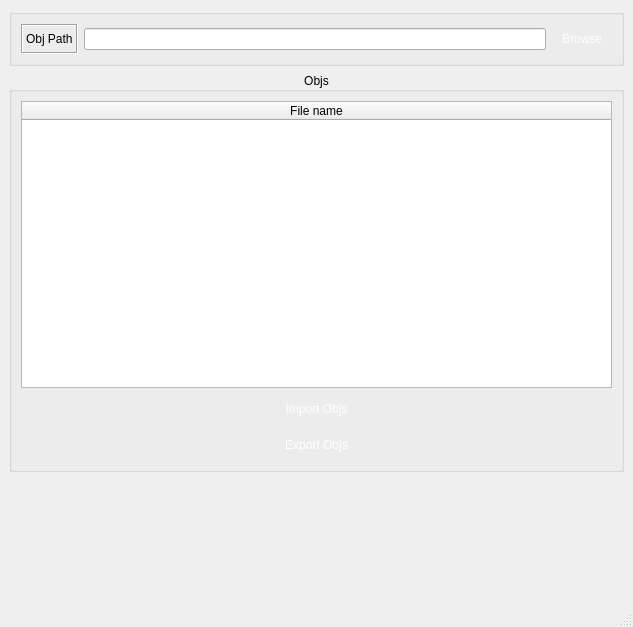
<?xml version="1.0" encoding="UTF-8"?>
<ui version="4.0">
 <class>bdImportObjWin</class>
 <widget class="QMainWindow" name="bdImportObjWin">
  <property name="geometry">
   <rect>
    <x>0</x>
    <y>0</y>
    <width>633</width>
    <height>627</height>
   </rect>
  </property>
  <property name="windowTitle">
   <string>MainWindow</string>
  </property>
  <widget class="QWidget" name="centralwidget">
   <layout class="QVBoxLayout" name="verticalLayout_3">
    <item>
     <widget class="QGroupBox" name="groupBox">
      <property name="sizePolicy">
       <sizepolicy hsizetype="Preferred" vsizetype="Minimum">
        <horstretch>0</horstretch>
        <verstretch>0</verstretch>
       </sizepolicy>
      </property>
      <property name="minimumSize">
       <size>
        <width>0</width>
        <height>50</height>
       </size>
      </property>
      <property name="maximumSize">
       <size>
        <width>16777215</width>
        <height>152</height>
       </size>
      </property>
      <property name="title">
       <string/>
      </property>
      <property name="alignment">
       <set>Qt::AlignCenter</set>
      </property>
      <layout class="QVBoxLayout" name="verticalLayout_2">
       <item>
        <layout class="QGridLayout" name="gridLayout">
         <item row="0" column="2">
          <widget class="QPushButton" name="objPathBtn">
           <property name="minimumSize">
            <size>
             <width>60</width>
             <height>30</height>
            </size>
           </property>
           <property name="styleSheet">
            <string notr="true">    QPushButton{
                                    color: white;
                                    border-radius: 4px;
                                    min-height: 30px;
                                    background-color: qlineargradient(x1: 0, y1: 0, x2: 0, y2: 1,
                                      stop: 0 #103050, stop: 1 #0d5ca6);
                                   }
    QPushButton:hover {
                                    color: white;
                                    background-color: qlineargradient(x1: 0, y1: 0, x2: 0, y2: 1,
                                      stop: 0 #13385d, stop: 1 #2570bb);
                                   }                                     
    QPushButton:pressed {
                                    color: white;
                                    background-color: qlineargradient(x1: 0, y1: 0, x2: 0, y2: 1,
                                      stop: 0 #0d5ca6, stop: 1 #2198c0);
                                   }  
    QPushButton:disabled{
                                    color: gray;
                                    background-color: qlineargradient(x1: 0, y1: 0, x2: 0, y2: 1,
                                      stop: 0 #616161, stop: 1 #292929);
                                   }</string>
           </property>
           <property name="text">
            <string>Browse</string>
           </property>
          </widget>
         </item>
         <item row="0" column="0">
          <widget class="QLabel" name="label_6">
           <property name="frameShape">
            <enum>QFrame::Box</enum>
           </property>
           <property name="frameShadow">
            <enum>QFrame::Sunken</enum>
           </property>
           <property name="text">
            <string>Obj Path</string>
           </property>
          </widget>
         </item>
         <item row="0" column="1">
          <widget class="QLineEdit" name="objPath"/>
         </item>
        </layout>
       </item>
      </layout>
     </widget>
    </item>
    <item>
     <widget class="QGroupBox" name="groupBox_2">
      <property name="sizePolicy">
       <sizepolicy hsizetype="Preferred" vsizetype="MinimumExpanding">
        <horstretch>0</horstretch>
        <verstretch>0</verstretch>
       </sizepolicy>
      </property>
      <property name="minimumSize">
       <size>
        <width>0</width>
        <height>400</height>
       </size>
      </property>
      <property name="title">
       <string>Objs</string>
      </property>
      <property name="alignment">
       <set>Qt::AlignCenter</set>
      </property>
      <layout class="QVBoxLayout" name="verticalLayout">
       <item>
        <widget class="QTableWidget" name="objFilesTableWidget">
         <attribute name="horizontalHeaderStretchLastSection">
          <bool>true</bool>
         </attribute>
         <column>
          <property name="text">
           <string>File name</string>
          </property>
         </column>
        </widget>
       </item>
       <item>
        <widget class="QPushButton" name="importBtn">
         <property name="styleSheet">
          <string notr="true">    QPushButton{
                                    color: white;
                                    border-radius: 4px;
                                    min-height: 30px;
                                    background-color: qlineargradient(x1: 0, y1: 0, x2: 0, y2: 1,
                                      stop: 0 #103050, stop: 1 #0d5ca6);
                                   }
    QPushButton:hover {
                                    color: white;
                                    background-color: qlineargradient(x1: 0, y1: 0, x2: 0, y2: 1,
                                      stop: 0 #13385d, stop: 1 #2570bb);
                                   }                                     
    QPushButton:pressed {
                                    color: white;
                                    background-color: qlineargradient(x1: 0, y1: 0, x2: 0, y2: 1,
                                      stop: 0 #0d5ca6, stop: 1 #2198c0);
                                   }  
    QPushButton:disabled{
                                    color: gray;
                                    background-color: qlineargradient(x1: 0, y1: 0, x2: 0, y2: 1,
                                      stop: 0 #616161, stop: 1 #292929);
                                   }</string>
         </property>
         <property name="text">
          <string>Import Objs</string>
         </property>
        </widget>
       </item>
       <item>
        <widget class="QPushButton" name="exportBtn">
         <property name="styleSheet">
          <string notr="true">    QPushButton{
                                    color: white;
                                    border-radius: 4px;
                                    min-height: 30px;
                                    background-color: qlineargradient(x1: 0, y1: 0, x2: 0, y2: 1,
                                      stop: 0 #103050, stop: 1 #0d5ca6);
                                   }
    QPushButton:hover {
                                    color: white;
                                    background-color: qlineargradient(x1: 0, y1: 0, x2: 0, y2: 1,
                                      stop: 0 #13385d, stop: 1 #2570bb);
                                   }                                     
    QPushButton:pressed {
                                    color: white;
                                    background-color: qlineargradient(x1: 0, y1: 0, x2: 0, y2: 1,
                                      stop: 0 #0d5ca6, stop: 1 #2198c0);
                                   }  
    QPushButton:disabled{
                                    color: gray;
                                    background-color: qlineargradient(x1: 0, y1: 0, x2: 0, y2: 1,
                                      stop: 0 #616161, stop: 1 #292929);
                                   }</string>
         </property>
         <property name="text">
          <string>Export Objs</string>
         </property>
        </widget>
       </item>
      </layout>
     </widget>
    </item>
    <item>
     <spacer name="verticalSpacer">
      <property name="orientation">
       <enum>Qt::Vertical</enum>
      </property>
      <property name="sizeHint" stdset="0">
       <size>
        <width>20</width>
        <height>0</height>
       </size>
      </property>
     </spacer>
    </item>
   </layout>
  </widget>
  <widget class="QStatusBar" name="statusbar"/>
  <action name="actionCopy_To_Preview">
   <property name="text">
    <string>Copy To Preview</string>
   </property>
  </action>
 </widget>
 <tabstops>
  <tabstop>objPath</tabstop>
  <tabstop>objPathBtn</tabstop>
  <tabstop>objFilesTableWidget</tabstop>
  <tabstop>importBtn</tabstop>
 </tabstops>
 <resources/>
 <connections/>
</ui>
